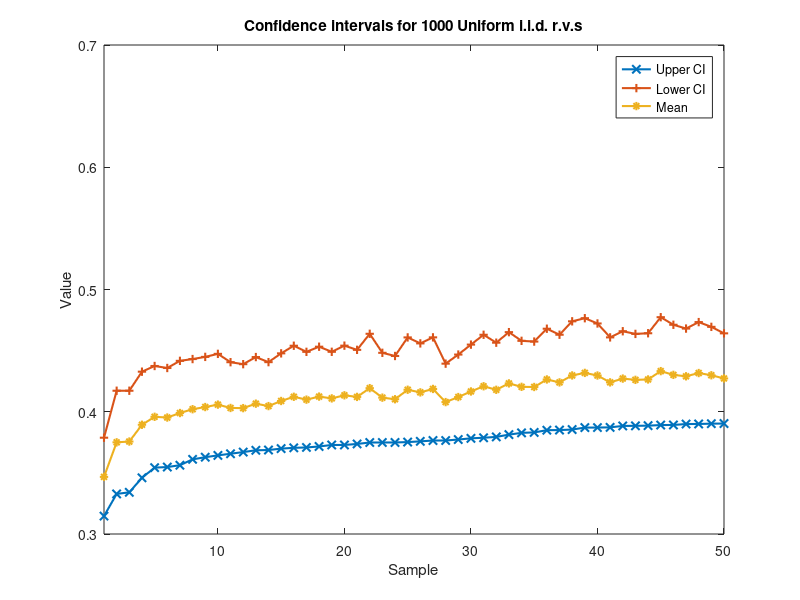

Recreate this plot in MATLAB.
close all; clear global; clearvars;

CI = zeros(1000,2);
m = zeros(1000,1);
s = zeros(1000,1);

% Count how many times mean falls out of CI
times = 0;
pvalue = 0.05;
percentile = unifinv(1-pvalue/2, 0,1);
% percentile = unifinv((1+0.95)/2, 0,1);

for a = 1:1000
    X = rand([1 48]);
    m(a) = sum(X) / length(X);
    X1 = (X - m(a)).^2;
    s(a) = sqrt(sum(X1) / (length(X)-1));
    CI(a,1) = m(a) - percentile*s(a) / sqrt(length(X));
    CI(a,2) = m(a) + percentile*s(a) / sqrt(length(X));
    if ( m(a) < CI(a,1) || m(a) > CI(a,2) )
        times = times + 1;
    end
%     disp(a)
end

[temp, order] = sort(CI(:,1));
CI = CI(order,:);
m = m(order);

CI_lower = CI(:,1);
CI_upper = CI(:,2);
figure('Name', 'Confidence intervals for 1000 Uniform i.i.d. r.v.s')
plot(CI_lower, 'Linewidth', 1.5, 'Marker', 'x');
hold on;
plot(CI_upper, 'Linewidth', 1.5, 'Marker', '+');
hold on;
plot(m, 'Linewidth', 1.5, 'Marker', '*');
title('Confidence intervals for 1000 Uniform i.i.d. r.v.s')
xlabel('Sample'); xlim([1 50]);
ylabel('Value');
legend('Upper CI', 'Lower CI', 'Mean');
hold off;